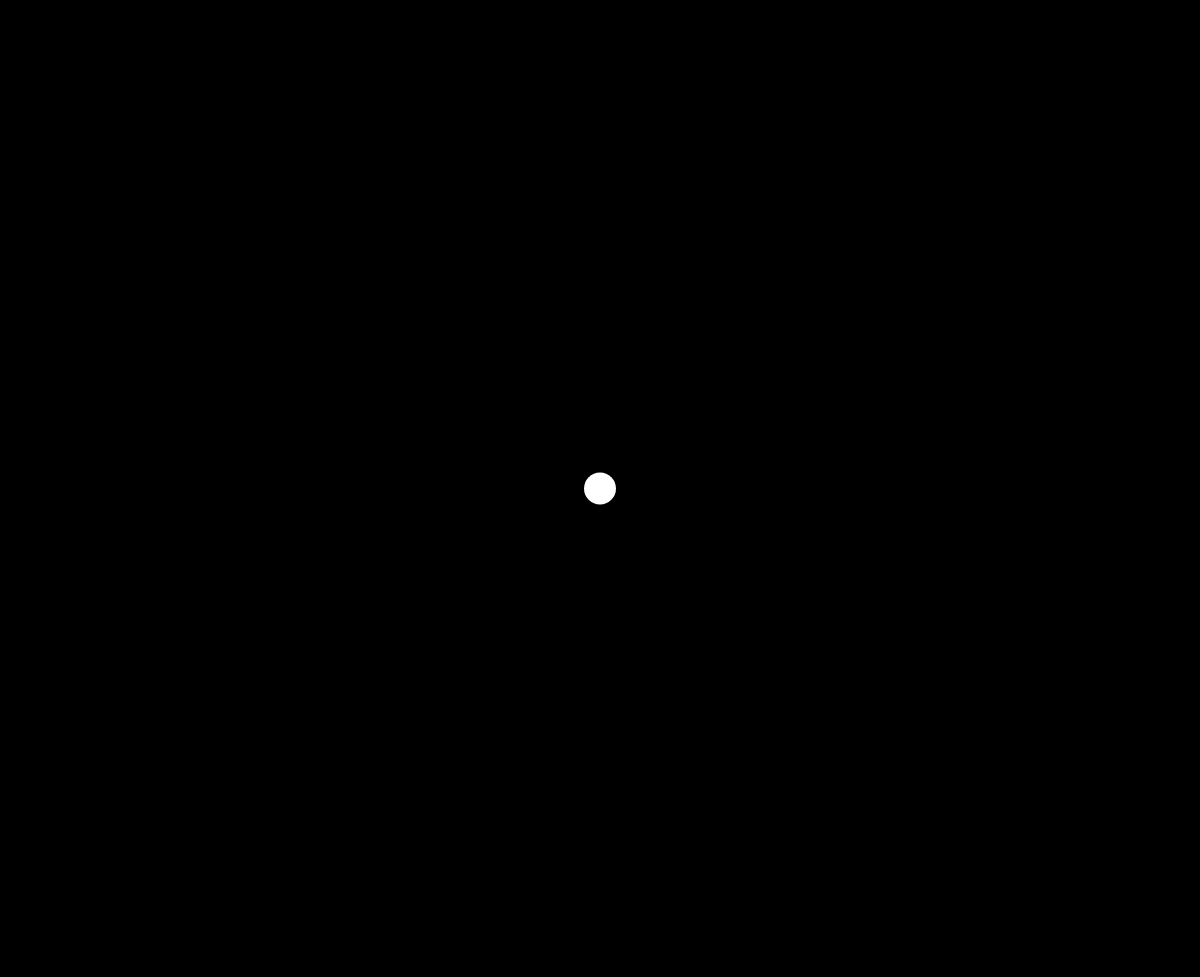
Frame 1 (no input)
Frame 60 (no input): identical to frame 1, image omitted
Frame 120 (the mouse pressed at the canvas centre since frame 60): identical to frame 1, image omitted

The p5.js sketch that drew this single still picture (run headless with seeded random() and noise() and a simulated clock; from frame 60 on, the mouse is pressed at the canvas centre):

// p5.js sketch
// ── sketch.js
let sliderR, sliderG, sliderB;

function setup() {
  createCanvas(windowWidth, windowHeight - 23);
  sliderR = createSlider(0, 255, 0, 1);
  sliderG = createSlider(0, 255, 0, 1);
  sliderB = createSlider(0, 255, 0, 1);

  sliderR.changed(chang);
  sliderG.changed(chang);
  sliderB.changed(chang);
}

function draw() {
  background(sliderR.value(), sliderG.value(), sliderB.value());
  noStroke();
  fill(255 - sliderR.value(), 255 - sliderG.value(), 255 - sliderB.value());
  ellipse(width / 2, height / 2, 32, 32);
}

function chang() {
  console.log(
    "Background Color",
    ":",
    sliderR.value(),
    sliderG.value(),
    sliderB.value()
  );
  console.log(
    "Inverted of Background Color",
    ":",
    255 - sliderR.value(),
    255 - sliderG.value(),
    255 - sliderB.value()
  );
  console.clear();
}

// ── style.css
html,
body {
  margin: 0;
  padding: 0;
  overflow: none;
}
canvas {
  display: block;
}
